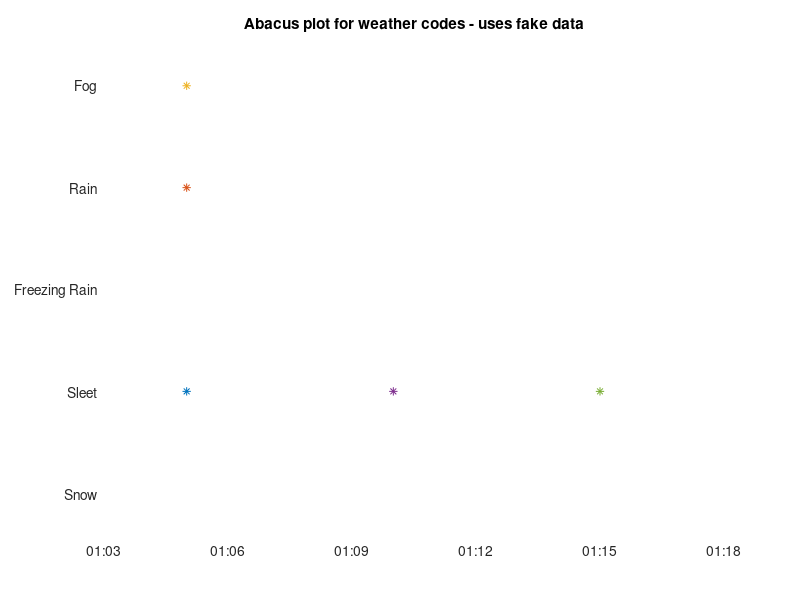

Write MATLAB code to recreate this figure.
%%abacusDemo
    %Demonstrates the "abacus plot" used for plotting ASOS surface
    %conditions data against time.
    %
    %Written by: Daniel Hueholt
    %North Carolina State University
    %Undergraduate Research Assistant at Environment Analytics
    %Version date: 3/12/2018
    %Last major revision: 3/11/2018
    %
    %See also surfacePlotter
    %

figure;
plot(datenum(2150,3,3,1,5,0),1,'*'); 
hold on
plot(datenum(2150,3,3,1,5,0),2,'*'); 
hold on; 
plot(datenum(2150,3,3,1,5,0),2.5,'*'); 
hold on
plot(datenum(2150,3,3,1,10,0),1,'*');
hold on
plot(datenum(2150,3,3,1,15,0),1,'*');

asdf = gca;
set(asdf,'YTick',[0.5 1 1.5 2 2.5]); %Don't increment by ones; takes too much space
set(asdf,'YTickLabel',{'Snow','Sleet','Freezing Rain','Rain','Fog'}); %These are all present weather codes currently used for winter weather analysis.
ylim([0.3 2.7]) %+/- 0.2 from first and last wires
datetick;
title('Abacus plot for weather codes - uses fake data')